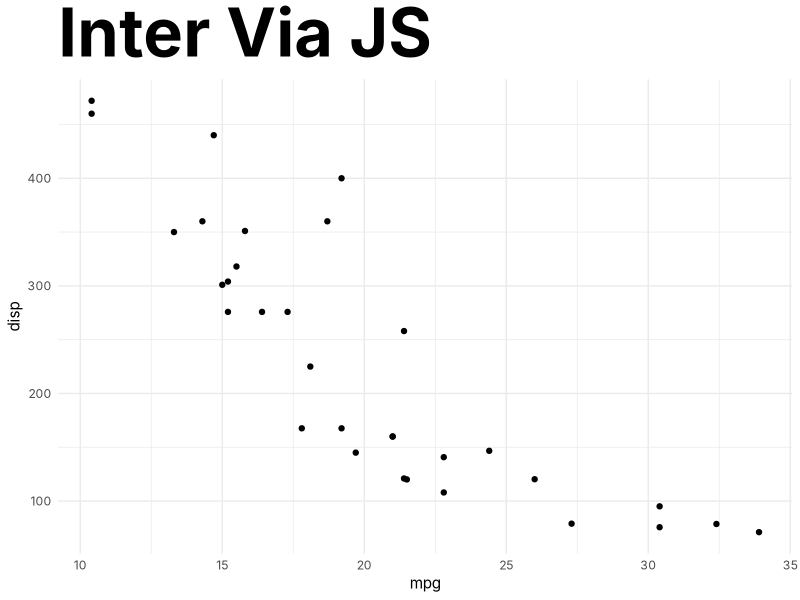

This chart was generated by the following R code:
suppressPackageStartupMessages({
  library(ggplot2)
})

png("/plots/mtcars.png", width = 512, height = 512, units = "px")

ggplot() +
  geom_point(
    data = mtcars,
    aes(x = mpg, y = disp)
  ) +
  labs(
    title = "Inter Via JS"
  ) +
  theme_minimal(
    base_family = "Inter"
  ) +
  theme(
    plot.title = element_text(size = 48, face = "bold")
  ) -> gg

plot(gg)

dev.off()